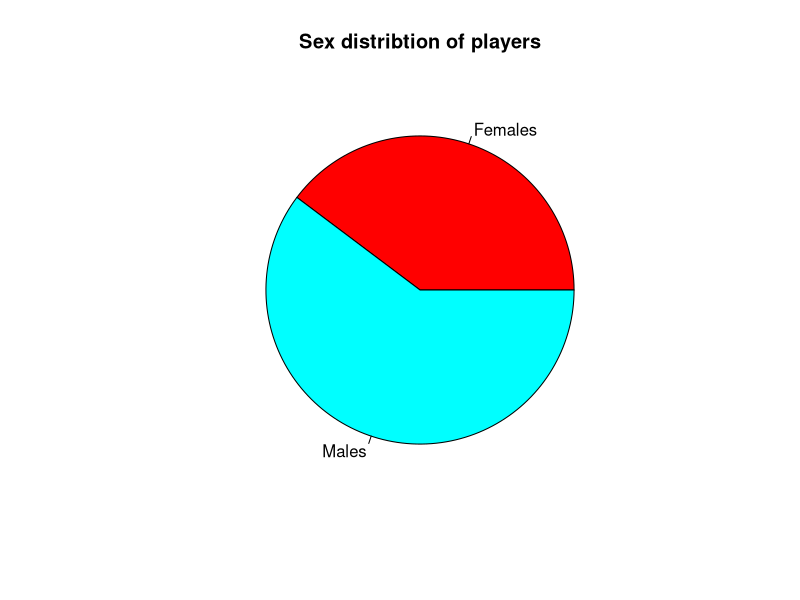
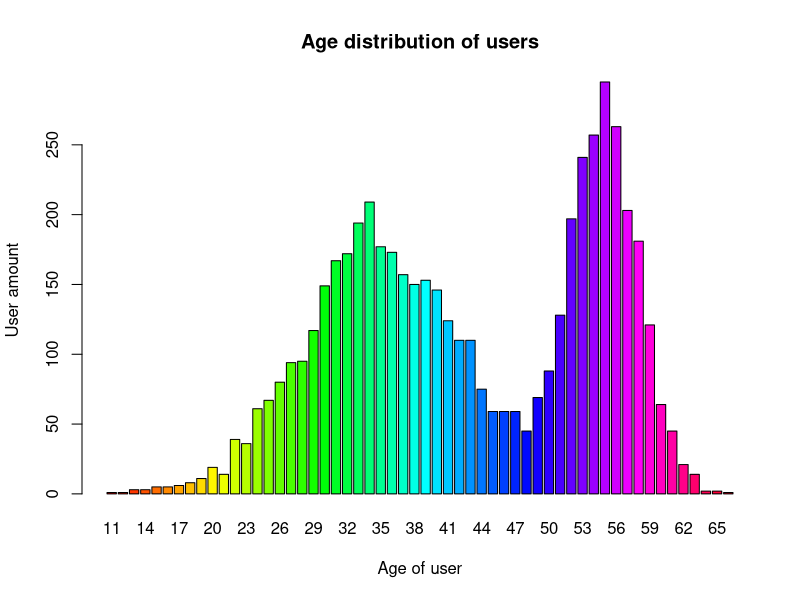
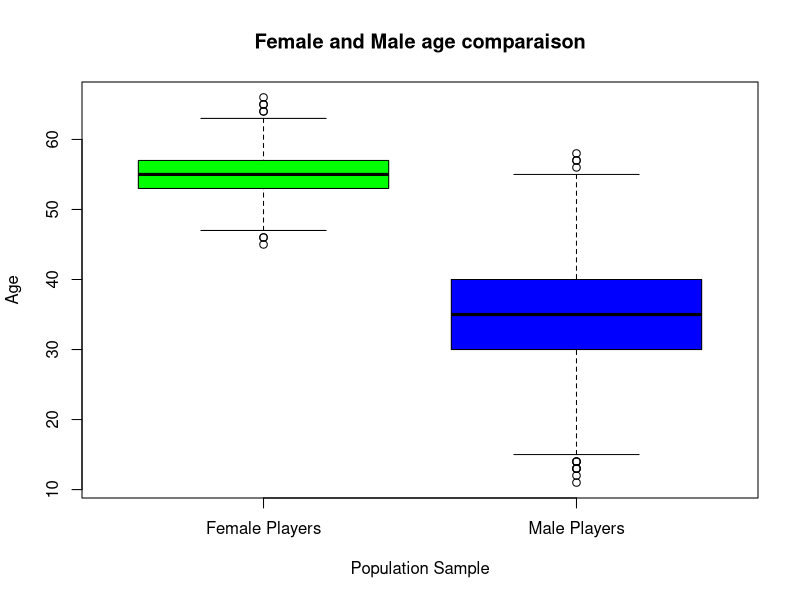
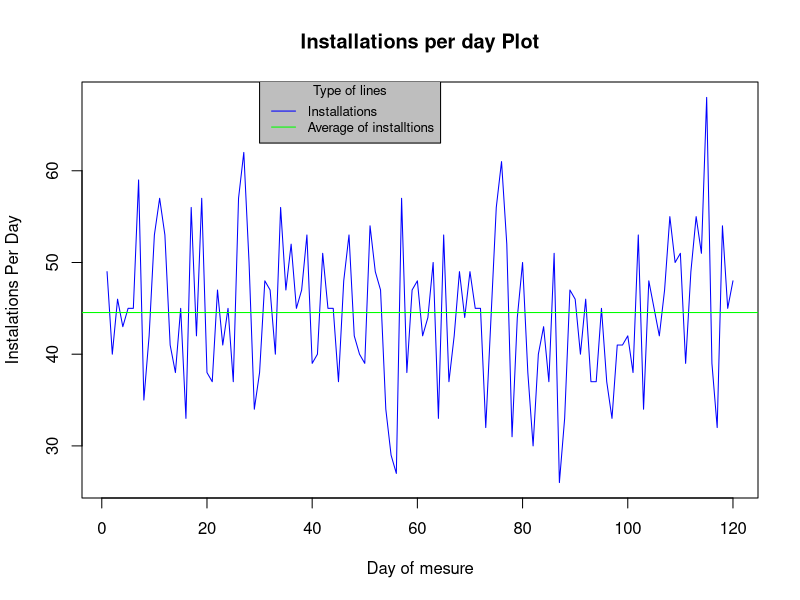
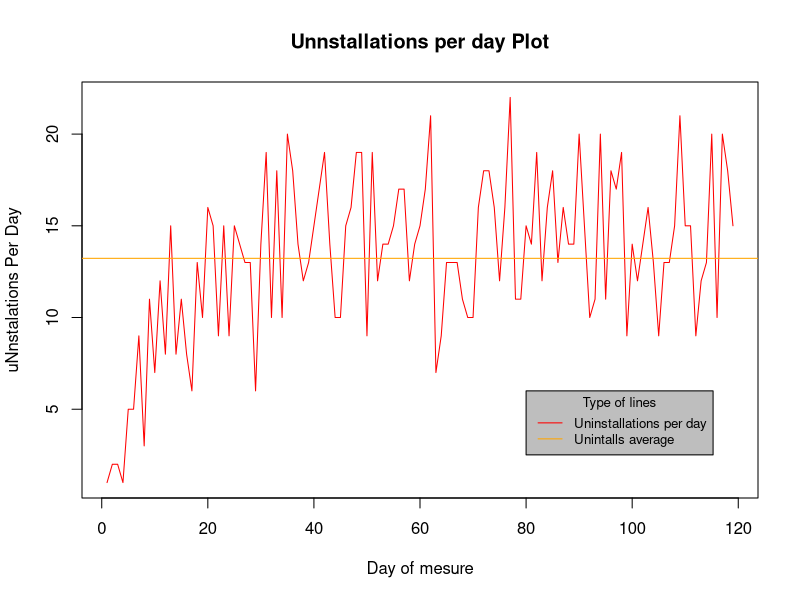
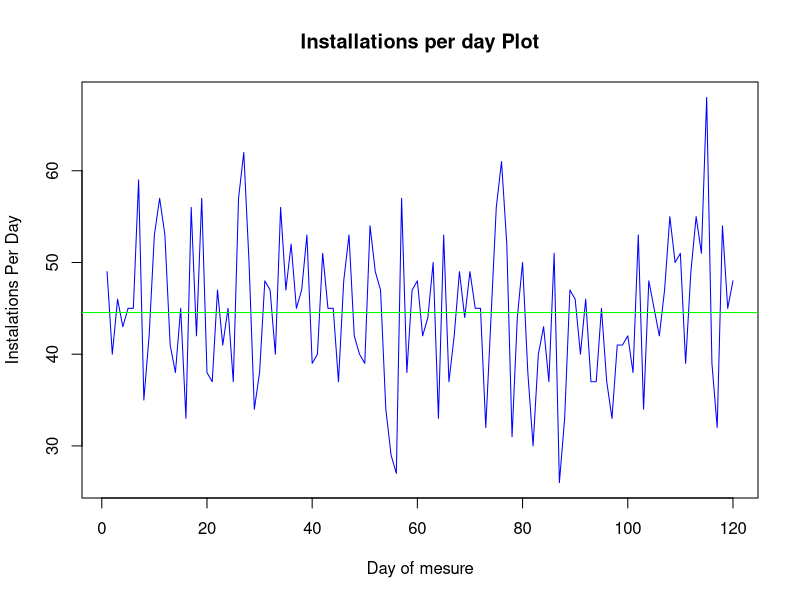
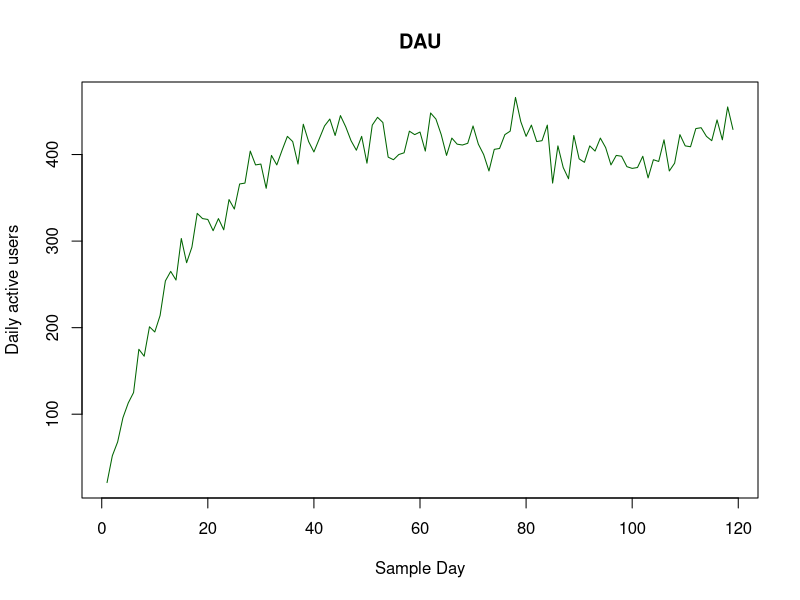
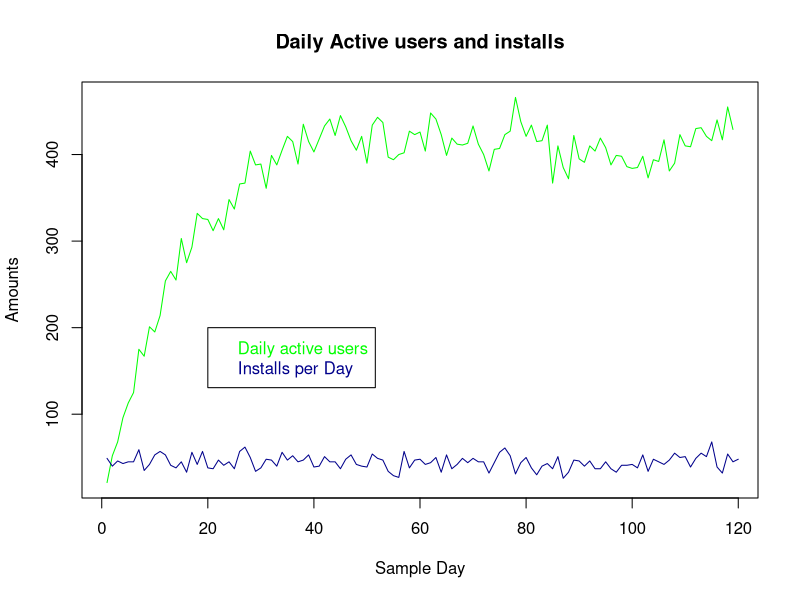

The R script that drew these images, in order: (Note: a time limit stopped this script after it produced the figures.)
## ---- chunk 1

# Librerias en uso
library("knitr")
library("dplyr")
library("lubridate")
library("ggplot2")

## ---- chunk 2

  trackingData = read.csv("tracking.csv",sep = ",",na.strings = "NA")
  colnames(trackingData)[4] = "SessionLenght"
  colnames(trackingData)[5] = "MoneySpent"


  daysOfTracking = length(  unique(trackingData$Date))
daysOfTracking

paste ("El total de dias de tracking es de unos ", (daysOfTracking) , " lo cual equivale a 4 meses de analisis")

## ---- chunk 3

  usersData = read.csv("users.csv",sep = ",", na.strings ="NA")
  
  usersInstalledTheGame = unique( trackingData$UserID[trackingData$Action == "Install"])
  usersInstalledGameAmount = length(usersInstalledTheGame)
  usersInstalledGameAmount
  
  paste(" Las instalaciones son notorias sumando un total de " , usersInstalledGameAmount)
## ---- chunk 4

  usersPlayedGame = unique( trackingData$UserID[trackingData$Action == "Session"] )

  usersPlayedGameAmount = length(usersPlayedGame)
usersPlayedGameAmount

paste ("De los usuarios que han jugado encontramos que " , usersPlayedGameAmount , " han jugado al juego")

## ---- chunk 5

     usersUninstalledGame = unique( trackingData$UserID[trackingData$Action == "Uninstall"] )

  usersUninstalledGameAmount = length(usersUninstalledGame)
usersUninstalledGameAmount

paste ("Los usuarios que han desintalado el juego, sin importar si lo juegan o no es de " , usersUninstalledGameAmount)

## ---- chunk 6

  sessionSelection = trackingData[trackingData$Action == "Session",]

sessionAverage = mean(sessionSelection$SessionLenght)
sessionAverage

#                                                         pipe de UNIX Buscar
data.frame(usersInstalledGameAmount,usersUninstalledGameAmount,usersPlayedGameAmount,sessionAverage) %>% t() %>% kable() 

# t() cambia columnas por hileras
# las pipes sirven para pasar datos de una funcion u objeto a otro 

paste ("Por lo general encontramos que una cuarta parte de nuestras instalaciones han desintalado el juego en el periodo de los cuatro meses. Ademas casi la totalidad de los usuarios que han instalado el juego han jugado a este siendo una muy pequeña parte la cual ha desinstalado el juego antes de jugarlo.")

## ---- chunk 7

  pie (table(usersData$sex), main = "Sex distribtion of players", 
                            labels = c("Females", "Males"), 
                            col = rainbow(length(table(usersData$sex)))
                            )
  
  barplot(table(usersData$age), 
          main = "Age distribution of users", 
          col = rainbow(length(table(usersData$age))),
          ylab = "User amount",
          xlab = "Age of user")
  
  print("Es apreciable una clara diferencia entre el numero de jugadores y jugadoras dentro de la muestra obtenida. Esto nos indica claramente que el publico principal del juego son hombres")
  
  

## ---- chunk 8
  
# FEMALES ------------------------------------------------------ //
femaleSegment = usersData[usersData$sex == "F",]
# MALES  ------------------------------------------------------ //
maleSegment = usersData[usersData$sex == "M",]

boxplot( femaleSegment$age, maleSegment$age, 
          main = "Female and Male age comparaison",
          names = c("Female Players", "Male Players"),
          col = c("Green","Blue"),
         ylab = "Age",
         xlab = "Population Sample")

print ("El grafico nos muestra que existe una diferencia sustancial entre la edad en la cual las mujeres juegan y la edad en la que los hombres juegan. Encontramos una diferencia de edad de diez años entre las medias de ambos grupos. Lo que tambien es curioso es que los hombres de mas edad no juegan tanto como las mujeres de esa misma edad lo cual puede darse por varios motivos siendo uno de estos la menor esperanza de vida o la posibilidad de que no existan productos de entretenimiento adecuados para hombres de dicha edad")

# Conclusión ----------------------------------------------------- //
print("Conclusión")
print("Encontramos que en este juego la mayoria de usuarios que lo juegan son hombres que en su mayoria se encuentran entre 30 y 40 años. Estos forman aproximadamente un 60% de la poblacion del juego. Encontramos ademas que el juego atrae la atencion de mujeres de entre 53 y 57 años. Estas ocupan un 40% aproximadamente de la muestra obtenida. En caso de necesidad seria primario centrarse en satisfacer al publico masculino antes que al femenino (en caso de necesidad claro esta).")
# ----------------------------------------------------------------- //

## ---- chunk 9

library(dplyr)
# daysOfMesure = unique(trackingData$Date)

# Guardamos un data set solo con las instalaciones
temporalTrackingData = trackingData[trackingData$Action == "Install",]

installationsPerDay = temporalTrackingData %>% group_by(Date) %>% summarise(Installs = length(Action))
installationsPerDay

installsAverage = mean(installationsPerDay$Installs)
installsAverage

plot(installationsPerDay$Installs ,
     main = "Installations per day Plot",
     ylab = "Instalations Per Day" ,
     xlab = "Day of mesure",
     type = "l",
     col = "blue"
     ) 
abline(h = installsAverage, col = "green")
legend(x = 30, y = 70,
       legend = c("Installations","Average of installtions"),
       bg = "grey",
       col=c("blue", "green"), 
       lty=1:1, 
       cex=0.8,
       title = "Type of lines")  

paste(" Por lo que indica el grafico podemos ver que las instalaciones medias al dia son unas " , installsAverage , " Es curiosa la tendencia de cada x dias sufrir una caida importante en cuanto a intalaciones. Esto puede deberse a las actividades externas. Debido a la edad de los jugadores podemos suponer que son momentos relacionados con la vida social y familiar ")




## ---- chunk 10
library(dplyr)

# UNINSTALLS PER DAY
temporalTrackingData = trackingData[trackingData$Action == "Uninstall",]

unInstallationsPerDay = temporalTrackingData %>% group_by(Date) %>% summarise(Uninstalls = length(Action))
unInstallationsPerDay

uninstallsAverage = mean(unInstallationsPerDay$Uninstalls)
uninstallsAverage

plot(unInstallationsPerDay$Uninstalls ,
     main = "Unnstallations per day Plot",
     ylab = "uNnstalations Per Day" ,
     xlab = "Day of mesure",
     type = "l",
     col = "red"
     ) 
abline(h = uninstallsAverage, col = "orange")
legend(80,6,legend = c("Uninstallations per day","Unintalls average"),bg = "grey",
       col=c("red", "orange"), lty=1:1, cex=0.8,
       title = "Type of lines")  


paste ("Por suerte parece que la media de desintalaciones de la muestra ( " , uninstallsAverage , " ) es inferior a la media de instalaciones ( " , installsAverage , " lo cual es positivo debido a que significa que la poblacion formada por los usuarios con el juego instalado aumenta (esto no significa que lo jueguen). Si puediera superponer los graficos podria dar mas infomraicon pero por desgracia no consigo hacerlo por el momento")

# Joined representation of installs and uninstalls

# NO ESTOY SIENDO CAPAZ DE DIBUJAR AMBOS GRAFICOS JUNTOS, EN ESTA OCASION NO SE PORQUE NO ESTA FUNCINOANDO


plot( x = installationsPerDay$Installs ,
     main = "Installations per day Plot",
     ylab = "Instalations Per Day" ,
     xlab = "Day of mesure",
     type = "l",
     col = c("blue","red")
     ) 
abline(h = installsAverage, col = "green")
lines (unInstallationsPerDay$Uninstalls ,
     type = "l",
     col = "red"
     ) 
abline(h = uninstallsAverage, col = "orange")






## ---- chunk 11

## Compute DAU (Daily Active Users) along the days of the tracking period

dte = as.Date(trackingData$Date)
trackingData$Date = NULL;
trackingData$Date = dte;

trackingDataOnlySesions = trackingData[ trackingData$Action =="Session" ,]
# trackingDataOnlySesions  

sesionsPerDay = as.numeric( table( trackingDataOnlySesions$Date)  )

sesionsPerDayWithMonth = as.data.frame(sesionsPerDay)
sesionsPerDayWithMonth$Month = month(as.POSIXlt(unique( trackingDataOnlySesions$Date), format="%d/%m/%Y"))
sesionsPerDayWithMonth

plot(sesionsPerDay,
     type = "l",
     xlab = "Sample Day", 
     ylab = "Daily active users",
     main = "DAU",
     col = "dark green")

paste("Poco depsues del primer mes podemos observar una estabilizacion de los usuarios activos del dia lo cual puede deberse a diversos motivos entre los cuales podemos encontrar primeramente un mayor numero de usuarios o una mayor retencion (especulacion). Por lo general es un crecimiento positivo aunque acaba estancandose alrededor de los 400 a partir del primer mes")

## ---- chunk 12

plot(sesionsPerDay,type = "l",
     xlab = "Sample Day", 
     ylab = "Amounts",
     col = "green", 
     main = "Daily Active users and installs")
lines(installationsPerDay, col= "dark blue" )
legend (x = 20, y = 200,
        legend = c ("Daily active users" , "Installs per Day"), 
        col = c("green", "dark blue"),
        text.col = c("green","dark blue"))

paste("ADVERTENCIA: Es posible que este grafico no se vea tal y como es en la preview de rStudio")
paste(" Como se podria esperar el ritmo de instalaciones durante el periodo de analisis se mantiene bastante estable con pequeños despuntes. Debido a las instalaciones que se realizan cada dia encontramos con que dia a dia los usuarios diarios activos")

#####
# Ejemplo
#x <- seq(-pi, pi, len = 65)
#plot(x, sin(x), type = "l", ylim = c(-1.2, 1.8), col = 3, lty = 2)
#points(x, cos(x), pch = 3, col = 4)
#lines(x, tan(x), type = "b", lty = 1, pch = 4, col = 6)
#title("legend(..., lty = c(2, -1, 1), pch = c(NA, 3, 4), merge = TRUE)",
#      cex.main = 1.1)
#legend(-1, 1.9, c("sin", "cos", "tan"), col = c(3, 4, 6),
#       text.col = "green4", lty = c(2, -1, 1), pch = c(NA, 3, 4),
#       merge = TRUE, bg = "gray90")
#####

## ---- chunk 13
 
# Dates Info
# https://www.stat.berkeley.edu/~s133/dates.html

# Separemos cada mes y guardemos en este sus usuarios no repetidos

monthsOfAnalisis = unique( month(as.POSIXlt(trackingData$Date, format="%d/%m/%Y")))
monthsOfAnalisis
trackingData$Month = month(as.POSIXlt(trackingData$Date, format="%d/%m/%Y"))
monthsOfAnalisisName = unique(months(trackingData$Date))
monthsOfAnalisisName


GetUniqueUsersOfMonth = function( monthNumericIdentificator, dataStructure) {
  
  if (monthNumericIdentificator < 1 || monthNumericIdentificator > 12) {
    print("Unable to operate with month")
    return(NULL)
  }
  
  # Comparamos el mes de cada entrada dentro de la estructura de datos y lo comparamos con el mes que le hemos pedido que anlize
  monthDataFrame = dataStructure[ month(as.POSIXlt(trackingData$Date, format="%d/%m/%Y")) == monthNumericIdentificator, ]

  print("SUCCESS!")
  
  return (monthDataFrame)
  
}

maus = rep(1,length(monthsOfAnalisis))
iterationIndex = 0
# Iteramos por cada uno de los meses del analisis
for (mth in monthsOfAnalisis) {
  
  iterationIndex = iterationIndex + 1
  
  monthDataFrame = GetUniqueUsersOfMonth(mth,trackingData)
  monthDataFrameOnlySesions = monthDataFrame[ monthDataFrame$Action =="Session" ,]
  
    # cojemos de el data frame del mes la cantidad de entradas
  activeUsersOfMonth = as.numeric( table( monthDataFrameOnlySesions$Date)  )
  maus[iterationIndex] = activeUsersOfMonth
  
}
# Generamos el plot

plot (maus, 
      type = "l",
      xlab = "Month",
      ylab = "MAUU"
      ,xaxt="n", 
      col = "dark red",
      main = "MAUU per month of analisis")
axis(side = 1,
     at = c(1,2,3,4),
     labels = monthsOfAnalisisName)

paste (" En la primera fase del despliegue del producto el MAUU parecer ser muy pequeño. Esto puedew deberse (y posiblemente se deba) a que la poblacion de jugadores diarios es aun muy limitada. En los siguientes meses se nota un incremento muy importante debido a que la poblacion ya esta establecida. ")

## ---- chunk 14
  
  # Primero debemos saber el DAU --> Ya lo sabemos
  # Y despues conocer el MAUU del mes --> Ya lo tenemos

  #maus                # el mauu de cada mes
  #sesionsPerDayWithMonth       # BASICAMENTE EL DAU DE CADA DIA junto con el mes del cual sale
  #monthsOfAnalisis
  
  # separate the sesions per each month
  sesionsOfFirstMonth = sesionsPerDayWithMonth[sesionsPerDayWithMonth$Month == monthsOfAnalisis[1],]
  sesionsSecondMonth = sesionsPerDayWithMonth[sesionsPerDayWithMonth$Month == monthsOfAnalisis[2],]
  sesionsThirdMonth = sesionsPerDayWithMonth[sesionsPerDayWithMonth$Month == monthsOfAnalisis[3],]
  sesionsForthMonth = sesionsPerDayWithMonth[sesionsPerDayWithMonth$Month == monthsOfAnalisis[4],]
  
  sesionsOfFirstMonth
  maus[1]
  sesionsSecondMonth
  maus[2]             # hay un aumento muy imporntate en el mau de un mes para el otro
  sesionsThirdMonth
  maus[3]
  sesionsForthMonth
  maus[4]
  
  # Get for each day the relatio between the sesions / MAUU of the month of the day
  # first month sesions
  
  dauMauuFirstMonth = sesionsOfFirstMonth$sesionsPerDay / maus[1]
  dauMauuSecondMonth = sesionsSecondMonth$sesionsPerDay / maus[2]
  dauMauuThirdMonth = sesionsThirdMonth$sesionsPerDay / maus[3]
  dauMauuForthMonth = sesionsForthMonth$sesionsPerDay / maus[4]
  
  dauMauuAglomerated = c(dauMauuFirstMonth,dauMauuSecondMonth, dauMauuThirdMonth,dauMauuForthMonth)
  dauMauuAglomerated
  
  plot(dauMauuAglomerated)

## ---- chunk 15
  
  # no estoy seguro de si es esto lo que pide
  averageDauMaus = rep(-1,length(monthsOfAnalisis))
  averageDauMaus[1] = mean(dauMauuAglomerated[1])
  averageDauMaus[2] = mean(dauMauuAglomerated[2])
  averageDauMaus[3] = mean(dauMauuAglomerated[3])
  averageDauMaus[4] = mean(dauMauuAglomerated[4])
  
  averageDauMaus
  plot(averageDauMaus)
  
  # o esto (media de los dau de un mes partido el mauu de este)
  averageDaus = rep(-1,length(monthsOfAnalisis))
  averageDaus[1] = mean(  sesionsOfFirstMonth$sesionsPerDay)
  averageDaus[2] = mean(  sesionsSecondMonth$sesionsPerDay)
  averageDaus[3] = mean(  sesionsThirdMonth$sesionsPerDay)
  averageDaus[4] = mean(  sesionsForthMonth$sesionsPerDay)
  
  averageDauMauPerMonth = averageDaus / maus
  averageDauMauPerMonth
  
  plot (averageDauMauPerMonth, 
        xlab = "Months",
        ylab = "Average DAU/MAUU per month",
        type ="l",
        col = "blue")
  
## ---- chunk 16
  trackingData = read.csv("tracking.csv",sep = ",",na.strings = "NA")

  colnames(trackingData)[4] = "SessionLenght"
  colnames(trackingData)[5] = "MoneySpent"

  temp <- trackingData[which(trackingData$Action == "Session"),]
  
  
  userSessionFreq <- data.frame(table(temp$UserID))
  
  averageNofSessions <- mean(userSessionFreq$Freq)


## ---- chunk 17
  trackingData = read.csv("tracking.csv",sep = ",",na.strings = "NA")

  colnames(trackingData)[4] = "SessionLenght"
  colnames(trackingData)[5] = "MoneySpent"

  temp <- trackingData[which(trackingData$Action == "Session"),]
  
  userSessionsAverage <- data.frame(summarise(group_by(temp,UserID),TimeSession = mean(SessionLenght)))
  
  userSessionsAverageSD <- data.frame(summarise(group_by(temp,UserID),TimeSession = sd(SessionLenght)))
  
  AvgTimeSpent <- mean(userSessionsAverage$TimeSession)
  
  AvgStandarDeviation <- mean(userSessionsAverageSD$TimeSession)


## ---- chunk 18
  trackingData = read.csv("tracking.csv",sep = ",",na.strings = "NA")
  colnames(trackingData)[4] = "SessionLenght"
  colnames(trackingData)[5] = "MoneySpent"

  usersData = read.csv("users.csv",sep = ",", na.strings ="NA") 
#----------------------------------/

temp = trackingData[which(trackingData$Action == "Session"),]

result = data.frame(cbind(UserID=as.character(usersData$UserID),AverageTimeBetweenSessions=rep("", nrow(usersData))), stringsAsFactors = FALSE)

hola = temp[temp$UserID == "ID20005210", ]
#Función a mejorar y optimizar ---> 7 minutos de cálculo...
for (user in result$UserID) {
    prevDate = 0
    sumTotal = 0
    dates = c(as.character(temp[which(temp$UserID == user),]$Date))
    if(length(dates)>1){
      for (date in dates) {
        if (prevDate!=0) {
            sumTotal = sumTotal + as.numeric(as.character((as_date(as.character(date)) - as_date(as.character(prevDate)))))
        }
        prevDate = date
      }
      result[which(result$UserID == user), "AverageTimeBetweenSessions"] = sumTotal/(length(dates)-1)
    }else{
      result[which(result$UserID == user), "AverageTimeBetweenSessions"] = 0
    }
}

  
  
## ---- chunk 19
  
#Ya que mi Dani actual esta fuera de servicio te he dejado algo que puede serte de ayuda de parte de mi Dani pasado... Si no lo encuentras es que necesitas mas las gafas que yo :D 



## ---- chunk 20
#Borrar al acabar------------------/
  trackingData = read.csv("tracking.csv",sep = ",",na.strings = "NA")
  colnames(trackingData)[4] = "SessionLenght"
  colnames(trackingData)[5] = "MoneySpent"
  
#----------------------------------/

temp = trackingData[which(trackingData$Action == "Install"),]
usersDateInstalledTheGame = data.frame(UserID=temp$UserID, DateInstall=temp$Date)

temp = trackingData[which(trackingData$Action == "Uninstall"),]
usersDateUninstalledTheGame = data.frame(UserID=temp$UserID, DateUnistall=temp$Date)

usersDatesLifeTime<-merge(usersDateInstalledTheGame,usersDateUninstalledTheGame, all.y=TRUE)

usersDatesLifeTime = data.frame(usersDatesLifeTime,LifeTime=as_date(as.character(usersDatesLifeTime$DateUnistall)) - as_date(as.character(usersDatesLifeTime$DateInstall)))

mean(usersDatesLifeTime$LifeTime)

## ---- chunk 21
#Borrar al acabar------------------/
  trackingData = read.csv("tracking.csv",sep = ",",na.strings = "NA")
  colnames(trackingData)[4] = "SessionLenght"
  colnames(trackingData)[5] = "MoneySpent"
  
#----------------------------------/
  
temp = trackingData[which(trackingData$Action == "Session"),]
usersDateSessionsMoneySpent = data.frame(UserID=temp$UserID, Date=temp$Date, Money=temp$MoneySpent, DateMonth=month(as.POSIXlt(temp$Date, format="%Y-%m-%d")))

sum(usersDateSessionsMoneySpent$Money)
summarise(group_by(usersDateSessionsMoneySpent,Date),Revenue=sum(Money))
summarise(group_by(usersDateSessionsMoneySpent,DateMonth), Revenue=sum(Money))

# Ya tenemos los calculos hechos, hace falta plots y explicar.

## ---- chunk 22

#Borrar al acabar------------------/
  trackingData = read.csv("tracking.csv",sep = ",",na.strings = "NA")
  colnames(trackingData)[4] = "SessionLenght"
  colnames(trackingData)[5] = "MoneySpent"
  
  usersData = read.csv("users.csv",sep = ",", na.strings ="NA")  
#----------------------------------/
  
temp = trackingData[which(trackingData$Action == "Session"),]
usersMoneySpent = data.frame(UserID=temp$UserID, Money=temp$MoneySpent)
usersMoneySpent = usersMoneySpent[usersMoneySpent$Money>0,]
usersMoneySpent = data.frame(summarise(group_by(usersMoneySpent,UserID),Revenue=sum(Money)))   # calculo de revenue por user hecho para otras secciones.
usersTotal = data.frame(summarise(group_by(usersData,UserID))) #Por si hubieran user repetidos en el CSV

CR = nrow(usersMoneySpent)/nrow(usersData)

# Falta explicar resultado.
## ---- chunk 23
#Borrar al acabar------------------/
  trackingData = read.csv("tracking.csv",sep = ",",na.strings = "NA")
  colnames(trackingData)[4] = "SessionLenght"
  colnames(trackingData)[5] = "MoneySpent"
  
  usersData = read.csv("users.csv",sep = ",", na.strings ="NA") 
#----------------------------------/
  
temp = trackingData[which(trackingData$Action == "Session"),]
usersMoneySpent = data.frame(UserID=temp$UserID, Money=temp$MoneySpent)
usersMoneySpent = usersMoneySpent[usersMoneySpent$Money>0,]
usersMoneySpent = data.frame(summarise(group_by(usersMoneySpent,UserID),Revenue=sum(Money)))

TotalRevenue = sum(usersMoneySpent$Revenue) 
Users = nrow(data.frame(summarise(group_by(usersData,UserID))))
PayUsers = nrow(usersMoneySpent)

ARPU = TotalRevenue/Users
ARPPU = TotalRevenue/PayUsers

#Explicar y mostrar resultados

## ---- chunk 24

#Borrar al acabar------------------/
  trackingData = read.csv("tracking.csv",sep = ",",na.strings = "NA")
  colnames(trackingData)[4] = "SessionLenght"
  colnames(trackingData)[5] = "MoneySpent"
#----------------------------------/

temp = trackingData[which(trackingData$Action == "Uninstall"),]
usersChurn = data.frame(UserID=temp$UserID)

temp = trackingData[which(trackingData$Action == "Session"),]
usersMoneySpent = data.frame(UserID=temp$UserID, Money=temp$MoneySpent)
usersMoneySpent = data.frame(summarise(group_by(usersMoneySpent,UserID),Revenue=sum(Money)))

usersLTV<-merge(usersChurn,usersMoneySpent, all.x=TRUE)
usersLTV[is.na(usersLTV$Revenue),'Revenue']=0
LTV = mean(usersLTV$Revenue)
## ---- chunk 25

## ---- chunk 26
